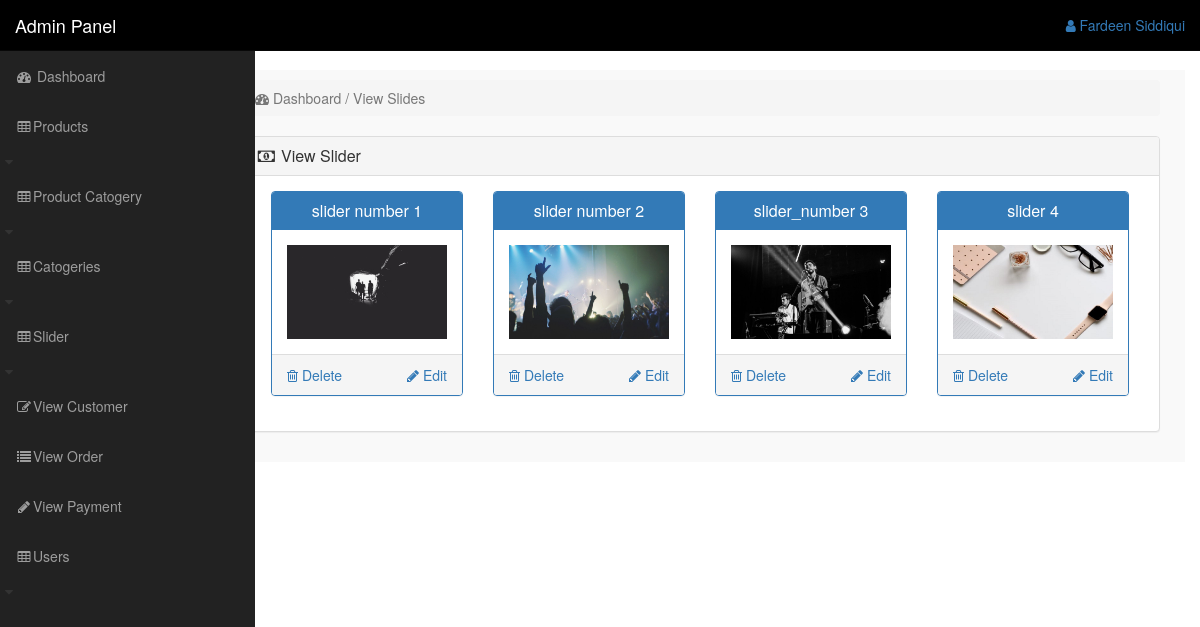
Page /admin_area/index.php?v_s (signed in) on the committed database.
### tables this page shows
CREATE TABLE `slider` (
  `id` int(10) NOT NULL,
  `slider_name` varchar(255) NOT NULL,
  `slider_image` text NOT NULL,
  `slider_url` varchar(255) NOT NULL
);

### admin_area/v_s.php (the view)
<?php
    if(!isset($_SESSION['admin_email'])){
        echo "<script>window.open('login.php','_self')</script>";
    }else{
?>
<div class="row">
    <div class="col-lg-12">
        <div class="breadcrumb">
            <li class="active">
                <i class="fa fa-dashboard"></i>
                Dashboard / View Slides
            </li>
        </div>
    </div>
</div>
<div class="row">
    <div class="col-lg-12">
        <div class="panel panel-default">
            <div class="panel-heading">
                <h3 class="panel-title">
                    <i class="fa fa-money fa-fw"></i> View Slider
                </h3>
            </div>
            <div class="panel-body">
                <?php
                    $get_s = "select * from slider";
                    $run_s = mysqli_query($con,$get_s);
                    while($row = mysqli_fetch_array($run_s)){
                        $s_id = $row['id'];
                        $s_name = $row['slider_name'];
                        $s_image = $row['slider_image'];
                ?>
                <div class="col-lg-3 col-md-3">
                    <div class="panel panel-primary">
                        <div class="panel-heading">
                            <h3 class="panel-title" align="center">
                                <?php echo $s_name; ?>
                            </h3>
                        </div>
                        <div class="panel-body">
                            <img src="slider_images/<?php echo $s_image; ?>" class="img-responsive">
                        </div>
                        <div class="panel-footer">
                            <center>
                                <a href="index.php?d_s=<?php echo $s_id; ?>" class="pull-left">
                                    <i class="fa fa-trash-o"></i> Delete
                                </a>
                                <a href="index.php?e_s=<?php echo $s_id; ?>" class="pull-right">
                                    <i class="fa fa-pencil"></i> Edit
                                </a>
                                <div class="clearfix"></div>
                            </center>
                        </div>
                    </div>
                </div>
                <?php } ?>
            </div>
        </div>
    </div>
</div>
    <?php } ?>

### admin_area/includes/sidebar.php (shortened to what this page needs)
<?php
     if(!isset($_SESSION['admin_email'])){
        echo "<script>window.open('login.php','_self')</script>";
    }else{
?>
<nav class="navbar navbar-inverse navbar-fixed-top" style="background:black">
    <div class="navbar-header">
        <a href="index.php?dashboard" class="navbar-brand">Admin Panel</a>
    </div>
    <ul class="nav navbar-right top-nav">
        <li class="dropdown">
            <a href="#" class="dropdown-toggle" data-toggle="dropdown">
                <i class="fa fa-user"></i> <?php echo $admin_name ?>
            </a>
        </li>
    </ul>
    <div class="collapse navbar-collapse navbar-exl-collapse">
        <ul class="nav navbar-nav side-nav">
            <li>
                <a href="index.php?dashboard">
                    <i class="fa fa-fw fa-dashboard"></i> Dashboard
                </a>
            </li>
            <li>
                <a href="#" data-toggle="collapse" data-target="#products">
                    <i class="fa fa-fw fa-table"></i>Products </a>
                    <i class="fa fa-fw fa-caret-down"></i>
            </li>
            <li>
                <a href="#" data-toggle="collapse" data-target="#product_cat">
                    <i class="fa fa-fw fa-table"></i>Product Catogery</a>
                    <i class="fa fa-fw fa-caret-down"></i>
            </li>
            <li>
                <a href="#" data-toggle="collapse" data-target="#categories">
                    <i class="fa fa-fw fa-table"></i>Catogeries </a>
                    <i class="fa fa-fw fa-caret-down"></i>
            </li>
            <li>
                <a href="#" data-toggle="collapse" data-target="#slider">
                    <i class="fa fa-fw fa-table"></i>Slider </a>
                    <i class="fa fa-fw fa-caret-down"></i>
            </li>
            <li>
                <a href="index.php?view_customer">
                    <i class="fa fa-fw fa-edit"></i>View Customer
                </a>
            </li>
            <li>
                <a href="index.php?view_order">
                    <i class="fa fa-fw fa-list"></i>View Order
                </a>
            </li>
            <li>
                <a href="index.php?view_payment">
                    <i class="fa fa-fw fa-pencil"></i>View Payment
                </a>
            </li>
            <li>
                <a href="#" data-toggle="collapse" data-target="#users">
                    <i class="fa fa-fw fa-table"></i>Users </a>
                    <i class="fa fa-fw fa-caret-down"></i>
            </li>
        </ul>
    </div>
</nav>
    <?php } ?>

### admin_area/css/style.css (style rules this page uses)
body { margin-top: 70px; }
.top-nav { padding: 0 15px; }
.top-nav>li>a { padding-top: 15px; padding-bottom: 15px; line-height: 20px; }
@media (min-width : 768px) { .side-nav { position: fixed; top: 51px; width: 255px; border-radius: 0; overflow-y: auto; background-color: #222; bottom: 0; overflow-x: hidden; padding-bottom: 40px; } }
@media (min-width : 768px) { .side-nav>li>a { width: 255px; } }

### rows in the picture
slider: slider_name "slider number 1", slider_image (picture)
slider: slider_name "slider number 2", slider_image (picture)
slider: slider_name "slider_number 3", slider_image (picture)
slider: slider_name "slider 4", slider_image (picture)

### other values in the picture
$admin_name "Fardeen Siddiqui"
